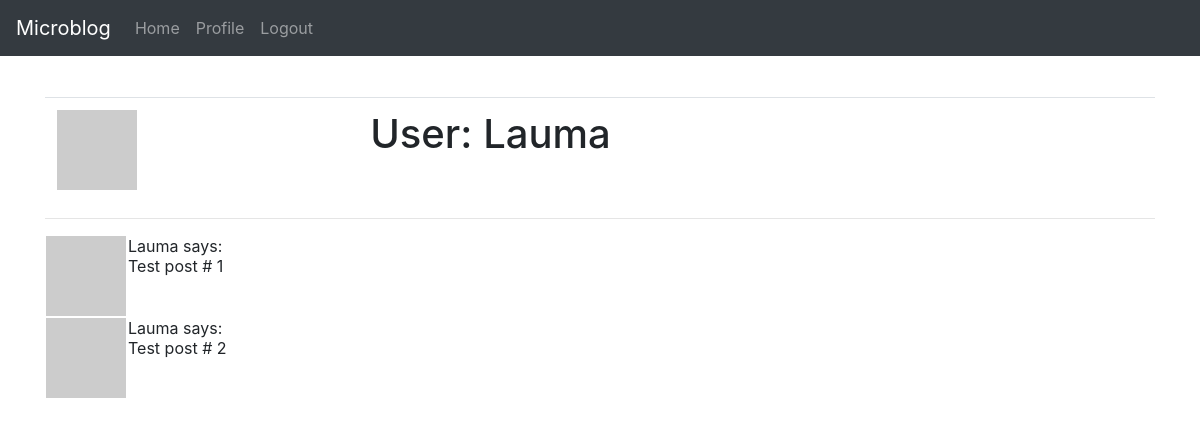
Before: /user/Lauma (signed in) with the older database file.
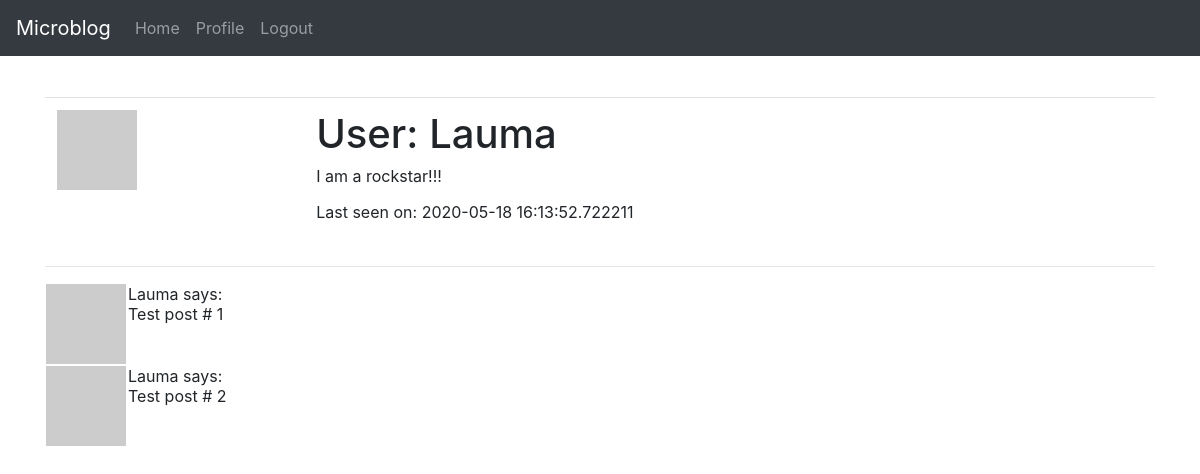
After: the same page with the newer database file.
### app/models.py (models this page shows, shortened)
class User(UserMixin, db.Model):
    id = db.Column(db.Integer, primary_key=True)
    googid = db.Column(db.String, index=True, unique=True)
    username = db.Column(db.String(64), index=True, unique=True)
    email = db.Column(db.String(120), index=True, unique=True)
    password_hash = db.Column(db.String(128))
    posts = db.relationship('Post', backref='author', lazy='dynamic')
    about_me= db.Column(db.String(140))
    last_seen = db.Column(db.DateTime, default=datetime.utcnow)
    def avatar(self, size):
        digest = md5(self.email.lower().encode('utf-8')).hexdigest()
        return 'https://www.gravatar.com/avatar/{}?d=robohash&s={}'.format(
            digest, size)

### app/routes.py (the view)
@app.route('/user/<username>')
@login_required
def user(username):
    user = User.query.filter_by(username=username).first_or_404()
    posts = [
        { 'author': user, 'body': 'Test post # 1'},
        { 'author': user, 'body': 'Test post # 2'}
    ]
    return render_template('user.html', user=user, posts=posts)

### app/models.py (called while the page is built)
@login.user_loader
def load_user(id):
    return User.query.get(int(id))

### app/routes.py (called while the page is built)
@app.before_request
def before_request():
    if current_user.is_authenticated:
        current_user.last_seen = datetime.utcnow()
        db.session.commit()

### app/templates/user.html (shortened to what this page needs)
{% extends 'base.html' %}
{% block content %}
    <table class="table">
        <tr valign="top">
            <td><img src="{{ user.avatar(128) }}"/></td>
            <td>
                <h1>User: {{ user.username }}</h1>
                {% if user.about_me %}
                    <p>{{ user.about_me }}</p>
                {% endif %}
                {% if user.last_seen %}
                    <p>Last seen on: {{ user.last_seen }}</p>
                {% endif %}
            </td>
        </tr>
    </table>
    <hr>
    {% for post in posts %}
    {% include '_post.html' %}
    {% endfor%}
{% endblock %}

### app/templates/base.html (shortened to what this page needs)
<html>
    <head>
        <link href="https://stackpath.bootstrapcdn.com/bootstrap/4.5.0/css/bootstrap.min.css" rel="stylesheet">
        <link href="{{ url_for('static', filename='style.css') }}" rel="stylesheet">
      </head>
    <body>
        <div class="container">
            <nav class="navbar navbar-expand-md navbar-dark fixed-top bg-dark">
                <a class="navbar-brand" href="{{ url_for('index') }}">Microblog</a>
                <div class="collapse navbar-collapse" id="navbarsExampleDefault">
                  <ul class="navbar-nav mr-auto">
                    <li class="nav-item ">
                      <a class="nav-link" href="{{ url_for('index') }}">Home </a>
                    </li>
                    {% if current_user.is_anonymous %}
                    <li class="nav-item">
                      <a class="nav-link" href="{{ url_for('login') }}">Login</a>
                    </li>
                    {% else %}
                    <li class="nav-item">
                      <a class="nav-link" href="{{ url_for('user', username=current_user.username) }}">Profile</a>
                    </li>
                    <li class="nav-item">
                      <a class="nav-link" href="{{ url_for('logout') }}">Logout</a>
                    </li>
                    {% endif %}
                  </ul>
                </div>
              </nav>
              <div class="flash-messages">
              </div>
            {% block content %}{% endblock %}
        </div>
    </body>
</html>

### app/templates/_post.html
<table>
    <tr valign="top">
        <td><img src="{{ post.author.avatar(36) }}"></td>
        <td>{{ post.author.username }} says:<br>{{ post.body }}</td>
    </tr>
</table>

### app/static/style.css (style rules this page uses)
.flash-messages { padding-top: 4rem; }

Changed rows visible on the page:
changed User "Lauma": about_me (not shown) → "I am a rockstar!!!"; last_seen (not shown) → "2020-05-18 16:13:52.722211"
Other visible differences:
text now shown: "Last seen on:"
